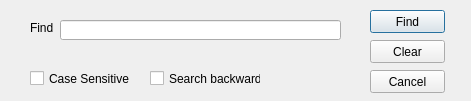
<?xml version="1.0" encoding="UTF-8"?>
<ui version="4.0">
 <class>SearchDialog</class>
 <widget class="QDialog" name="SearchDialog">
  <property name="geometry">
   <rect>
    <x>0</x>
    <y>0</y>
    <width>471</width>
    <height>101</height>
   </rect>
  </property>
  <property name="sizePolicy">
   <sizepolicy hsizetype="Fixed" vsizetype="Fixed">
    <horstretch>0</horstretch>
    <verstretch>0</verstretch>
   </sizepolicy>
  </property>
  <property name="windowTitle">
   <string>Dialog</string>
  </property>
  <widget class="QLabel" name="lbFind">
   <property name="geometry">
    <rect>
     <x>30</x>
     <y>20</y>
     <width>31</width>
     <height>16</height>
    </rect>
   </property>
   <property name="text">
    <string>Find</string>
   </property>
   <property name="buddy">
    <cstring>lineEdit</cstring>
   </property>
  </widget>
  <widget class="QPushButton" name="btnFind">
   <property name="geometry">
    <rect>
     <x>370</x>
     <y>10</y>
     <width>75</width>
     <height>23</height>
    </rect>
   </property>
   <property name="text">
    <string>Find</string>
   </property>
  </widget>
  <widget class="QPushButton" name="btnCancel">
   <property name="geometry">
    <rect>
     <x>370</x>
     <y>70</y>
     <width>75</width>
     <height>23</height>
    </rect>
   </property>
   <property name="text">
    <string>Cancel</string>
   </property>
  </widget>
  <widget class="QLineEdit" name="lineEdit">
   <property name="geometry">
    <rect>
     <x>60</x>
     <y>20</y>
     <width>281</width>
     <height>20</height>
    </rect>
   </property>
  </widget>
  <widget class="QPushButton" name="btnClear">
   <property name="geometry">
    <rect>
     <x>370</x>
     <y>40</y>
     <width>75</width>
     <height>23</height>
    </rect>
   </property>
   <property name="text">
    <string>Clear</string>
   </property>
  </widget>
  <widget class="QCheckBox" name="rbCaseSensitive">
   <property name="geometry">
    <rect>
     <x>30</x>
     <y>70</y>
     <width>101</width>
     <height>17</height>
    </rect>
   </property>
   <property name="text">
    <string>Case Sensitive</string>
   </property>
  </widget>
  <widget class="QCheckBox" name="rbSearchup">
   <property name="geometry">
    <rect>
     <x>150</x>
     <y>70</y>
     <width>111</width>
     <height>17</height>
    </rect>
   </property>
   <property name="text">
    <string>Search backwards</string>
   </property>
  </widget>
 </widget>
 <resources/>
 <connections/>
 <buttongroups>
  <buttongroup name="buttonGroup"/>
 </buttongroups>
</ui>
